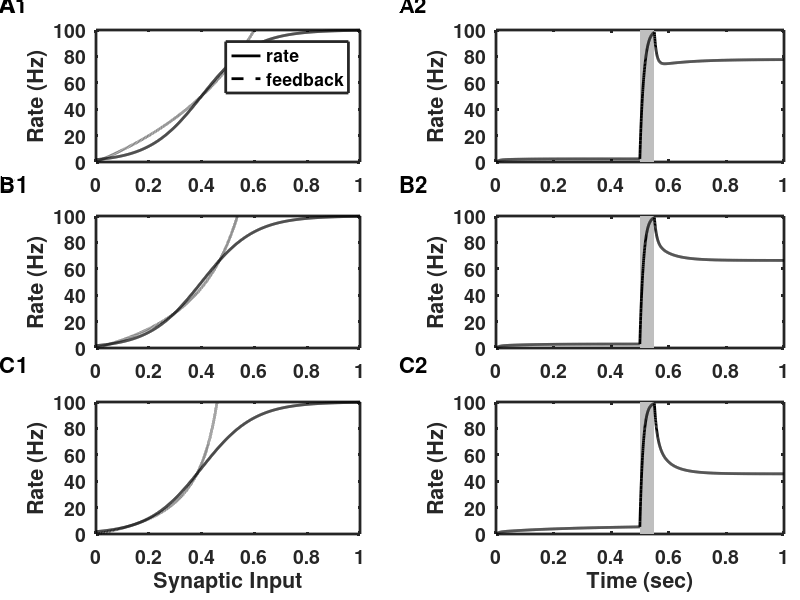

Source code (MATLAB):
% bistable2.m
% Simple firing-rate model of bistability.
% Uses sigmoidal f-I curve so that firing rate saturates.
% Synaptic feedback also saturates.
% Plots firing rate and feedback curves to show fixed points then simulates
% the model with inputs.
% Three cases with different degrees of synaptic saturation are depicted.
%
% This code was used to produce Figure 6.5 in the textbook:
% An Introductory Course in Computational Neuroscience
% by Paul Miller (Brandeis University, 2017)
%
%%%%%%%%%%%%%%%%%%%%%%%%%%%%%%%%%%%%%%%%%%%%%%%%%%%%%%%%%%%%%%%%%%%%%%%%%%%


clear;

%% Parameters for sigmoidal firing-rate response curve
rmax = 100;                 % Maximum rate
x_sigma = 0.1;              % Inverse of steepness of response
x_mid = 0.4;                % Default input for 1/2-max response (can vary)
tau = 0.010;                % Time constant for firing-rate to change

%% Parameters that vary across conditions are given in vectors, with each 
%  element of the vector to be used on one corresponding trial.
%  First trial has each spike generating 1/5 the max. postsynaptic response.
%  Second trial has each spike generating 1/2 the max. postsynaptic response.
%  Third trial has the maximal postsynaptic response following each spike.


%% Synaptic response parameters

alpha_vec = [0.2 0.5 1];        % Baseline postsynaptic amplitude.
Wee_vec = [1.2 0.75 0.55];      % Strength of synaptic feedback.
pr = 1;                         % Vesicle release probability.
tau_s = 0.050;                  % Synaptic time constant for NMDA receptors

%% Now set up vectors to generate the firing rate response to a range of 
%  inputs and the dependence of synaptic feedback on a range of rates.
S_range = [0:0.001:1.5];          % Range of synaptic inputs to use    
r_range = [0:0.01:rmax];        % Range of presynaptic rates to use.


%% Set up the plotting parameters
set(0,'DefaultLineLineWidth',2,...
    'DefaultLineMarkerSize',8, ...
    'DefaultAxesLineWidth',2, ...
    'DefaultAxesFontSize',14,...
    'DefaultAxesFontWeight','Bold');

figure(1)
clf
%% Set up the simulation parameters 
dt = 0.0005;                % Time step to use
tmax = 1;                   % Maximum time for simulation
tvec = dt:dt:tmax;          % Vector of time points
Nt = length(tvec);          % Number of time points
Ntrials = 3;                % Number of different simulation trials

r = zeros(Ntrials,Nt);      % Initialize vector for firing rates
s = zeros(Ntrials,Nt);      % Initialize vector for synaptic inputs
D = ones(Ntrials,Nt);      % Initialize vector for depression variable
F = ones(Ntrials,Nt);      % Initialize vector for facilitation variable

t_on = 0.5;                   % Time for stimulus onset
t_off = 0.55;                % Time for stimulus offset
stim_amp = 0.5;             % Amplitude of stimulus
stim = zeros(1, Nt);        % Initialize vector for the stimulus
% then add stimulus to appropriate time points.
stim(round(t_on/dt):round(t_off/dt)) = stim_amp;    

% Loop through trials with different parameters on each trial
for trial = 1:Ntrials;         
    alpha = alpha_vec(trial);  % Value of baseline postsynaptic amplitude
    Wee = Wee_vec(trial);       % Value of total synaptic strength
    
    % Below is the formula for the firing rate response function that will 
    % be used in both the steady state curves and the simulation.
    % This is the sigmoid function of "x" where "x" is the value of the
    % variable (or vector of values) sent to the function.
    r_of_s = @(x) rmax./(1 + exp(-(x-x_mid)/x_sigma));
    
    % Generate firing rate as a function of total synaptic input
    r_out = r_of_s(S_range);
    
    % Steady state formula for the synaptic response fraction depends on r.
    % See Appendix A and Chapter 5.
    s_of_r = alpha.*pr.*r_range*tau_s./(1+alpha.*pr.*r_range*tau_s);
    
    % Total synaptic input is the synaptic response fraction scaled by
    % total synaptic strength, Wee via S(r) = Wee.s(r).
    S_in = Wee*s_of_r;
    
    % Set up the figure to plot S(r) and r(S).
    figure(1)    
    subplot('Position',[0.12 1.04-0.31*trial 0.33 0.22]) % Position of panel
    plot(S_range,r_out,'k');        % Plot r(S) (S varied r from formula)
    hold on;                        % Do not overwrite
    plot(S_in,r_range,'k--');       % Plot S(r) (r varied S from formula)
    axis([0 1 0 rmax])               % Set the range of each axis

    if ( trial == Ntrials )          % If it is not the last trial
        xlabel('Synaptic Input')    % Otherwise label the x-axis
    end
    ylabel('Rate (Hz)')             % Label the y-axis
    if ( trial == 1 )
        legend('rate', 'feedback')
    end

    %% Now simulate the same model as a function of time
    % In models with multiple variables, each variable is updated using
    % the values of the set of variables on the previous time step
    for i = 2:Nt;                               % Loop through time points

        % First update the firing rate using the equation
        % dr/dt = -(r + r(S + stim) )/tau 
        % where S = Wee.s and the value of s on the prior time-step is used
        r(trial,i) = r(trial,i-1)*(1-dt/tau) + ...
            dt/tau*r_of_s(Wee*s(trial,i-1)+stim(i));
                
        % Next update the synaptic response variable,s, which depends on
        % all of rate, facilitation and depression variables, using the
        % equation
        % ds/dt = -s/tau_s + alpha.pr.r.(1-s)
        % where pr = p0.F and alpha = alpha_0*D
        s(trial,i) = s(trial,i-1)*(1-dt/tau_s) + ...
            dt*pr*alpha*r(trial,i-1)*(1-s(trial,i-1));
        
    end;        % go to next time point
    
    %% Now plot the results
    
    % Set up the position of the panel for plotting simulation results
    subplot('Position',[0.62 1.04-0.31*trial 0.36 0.22])
    
    % produce a solid gray rectangle across the region of the stimulus
    fill([t_on t_on t_off t_off],[0 rmax rmax 0],[0.75, 0.75, 0.75], ...
        'EdgeColor','none')
    hold on;        % do not overwrite the gray rectangle
    plot(tvec,r(trial,:),'k');  % plot firing rate as a function of time
    if ( trial == Ntrials )          % if not the last trial
        xlabel('Time (sec)')        % Label x-axis on last trial
    end
    ylabel('Rate (Hz)')
    axis([0 tmax 0 rmax])            % Set the range of each axis
    
end;            % Go to next parameter set and produce a new trial


% Finally label the subfigures
annotation('textbox',[0.00 0.98 0.02 0.02],'LineStyle','none','FontSize',16,'FontWeight','Bold','String','A1')
annotation('textbox',[0.5 0.98 0.02 0.02],'LineStyle','none','FontSize',16,'FontWeight','Bold','String','A2')
annotation('textbox',[0.00 0.68 0.02 0.02],'LineStyle','none','FontSize',16,'FontWeight','Bold','String','B1')
annotation('textbox',[0.5 0.68 0.02 0.02],'LineStyle','none','FontSize',16,'FontWeight','Bold','String','B2')
annotation('textbox',[0.00 0.38 0.02 0.02],'LineStyle','none','FontSize',16,'FontWeight','Bold','String','C1')
annotation('textbox',[0.5 0.38 0.02 0.02],'LineStyle','none','FontSize',16,'FontWeight','Bold','String','C2')
